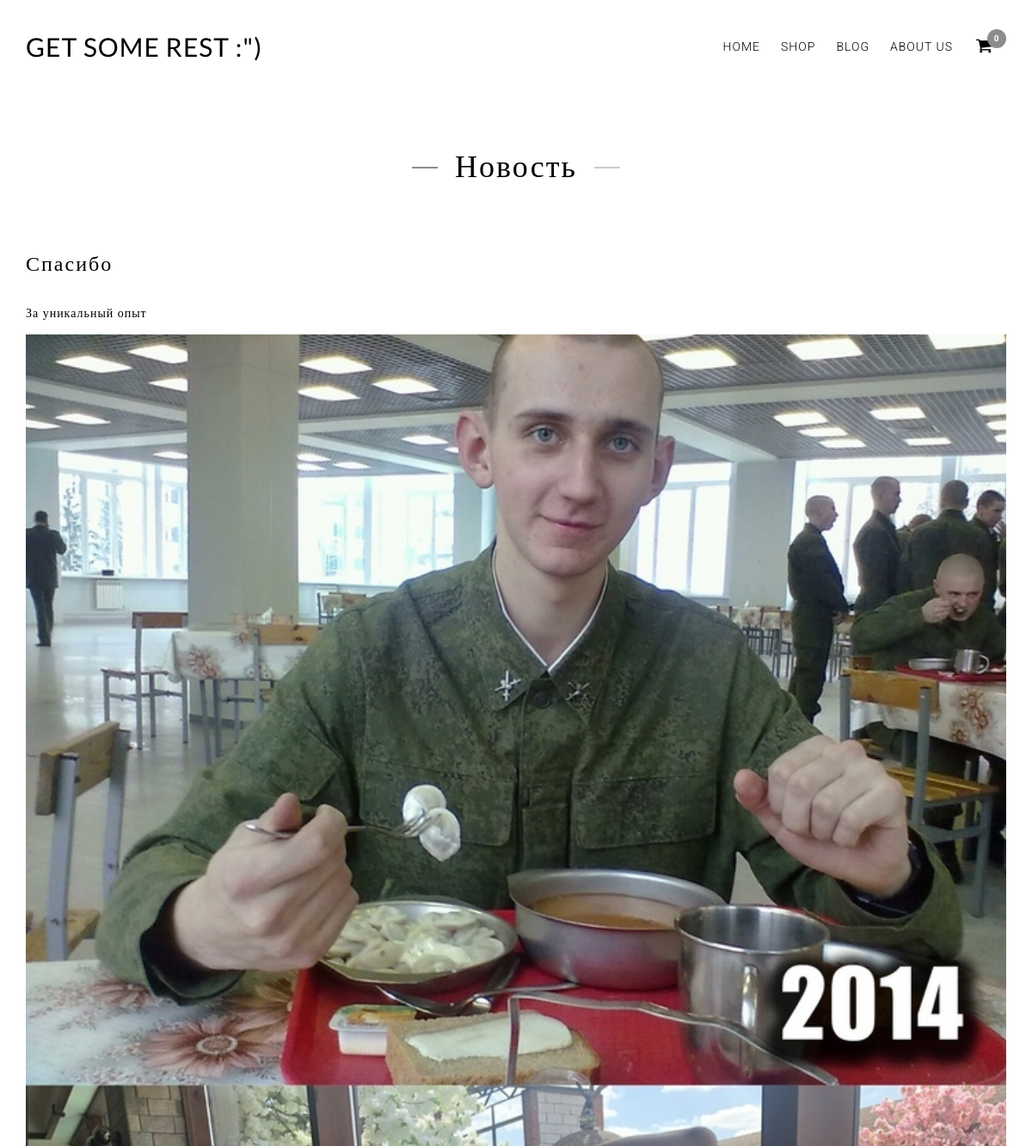
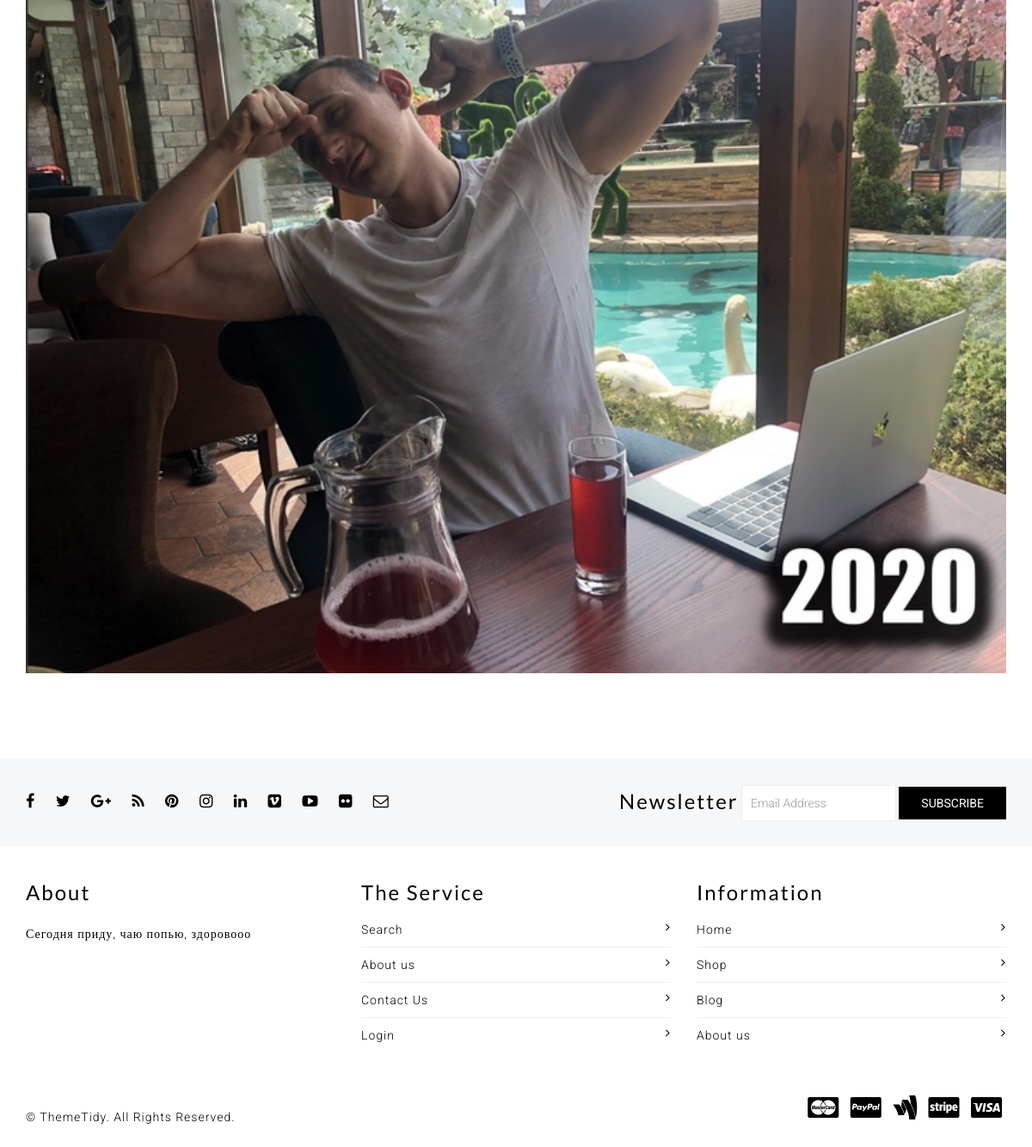
The app's page /single-blog.html?slug=unick with its own data (2 pictures, top to bottom).
### shop/models.py (models this page shows, shortened)
class News(models.Model):
    name = models.CharField(
        max_length=32,
        verbose_name='Заголовок',
        unique=True,
        blank=False,
        null=False
    )
    description = models.CharField(
        max_length=256,
        verbose_name='Текст',
        unique=True,
        blank=False,
        null=False
    )
    slug = models.SlugField(
        verbose_name='URL',
        unique= True,
        blank=False,
        null=False
    )
    image = models.ImageField(
        verbose_name='картинка',
        upload_to='loading/',
        null=True,
        blank=True
    )
    class Meta:
        verbose_name = 'Новость'
        verbose_name_plural = 'Новости'

### shop/views.py (the view)
# urls.py: path('single-blog.html', single_blog, name='single_blog'),
def single_blog(request):
    slug = request.GET.get('slug')
    news = get_object_or_404(News, slug=slug)
    return render(request, 'single-blog.html', {'news': news})

### shop/templates/single-blog.html (shortened to what this page needs)
{% load static %}
<!DOCTYPE html>
 <html class="no-js">
<head>
    <link href="{% static 'assets/bootstrap.min.css' %}" rel="stylesheet" type="text/css" media="all" />
    <link href="{% static 'assets/paira.css' %}" rel="stylesheet" type="text/css" media="all" />
    <link href="{% static 'assets/paira-typography.css' %}" rel="stylesheet" type="text/css" media="all" />
    <link href="{% static 'assets/paira-responsive.css' %}" rel="stylesheet" type="text/css" media="all" />
    <link href="{% static 'assets/font-awesome.min.css' %}" rel="stylesheet" type="text/css" media="all" />
</head>
<body>
<div class="paira-container">
    <header>
        <section class="header-top">
            <div class="container">
                <div class="row">
                    <div class="col-md-12 col-sm-12 col-xs-12">
                        <nav class="navbar navbar-default paira-mega-menu mega-menu">
                            <div class="logo-text pull-left text-uppercase">
                                <h2 class="margin-bottom-20"><a href="index.html">Get some rest :")</a></h2>
                            </div>
                            <ul class="list-inline pull-right margin-clear add-cart">
                                <li class="dropdown cart-menu-body paira-cart-menu-body">
                                    <a href="cart.html"><i class="fa fa-shopping-cart"></i> <span class="badge paira-cart-item-count">0</span></a>
                                </li>
                            </ul>
                            <div id="navbar-collapse" class="navbar-collapse collapse pull-right">
                                <ul class="nav navbar-nav">
                                    <li class="">
                                        <a href="index.html">Home</a>
                                    </li>
                                    <li class="">
                                        <a href="collection.html">Shop</a>
                                    </li>
                                    <li class="">
                                        <a href="blog.html">Blog</a>
                                    </li>
                                    <li class="">
                                        <a href="about-us.html">About us</a>
                                    </li>
                                </ul>
                            </div>
                        </nav>
                    </div>
                </div>
            </div>
        </section>
    </header>
    <main class="blog-single-page">
        <section class="blog-single-content paira-gap-2">
            <div class="container">
                <div class="row">
                    <div class="col-md-12 col-sm-12 col-xs-12 paira-gap-1">
                        <h1 class="page-header text-center margin-bottom-0">Новость</h1>
                        <article class="margin-top-40">
                            <div class="row">
                                <div class="col-md-12 col-sm-12 col-xs-12 text-capitalize">
                                    <h3 class="margin-bottom-30">{{ news.name }}</h3>
                                </div>
                            </div>
                            <div class="blog-article">
                                <p>{{ news.description }}</p>
                               <img src="{{ news.image.url }}" alt="" class="paira-product-image img-responsive margin-bottom-30" />
                            </div>
                        </article>
                    </div>
                </div>
            </div>
        </section>
    </main>
    <footer>
        <section class="footer-top">
            <div class="container">
                <div class="row">
                    <div class="col-md-6 col-sm-12 col-xs-12">
                        <ul class="list-inline margin-top-30 margin-bottom-30">
                            <li class="margin-top-10" data-toggle="tooltip" data-placement="top" title="Facebook">
                                <a href="https://www.facebook.com/themetidy" target="_blank">
                                    <i class="fa fa-facebook"></i>
                                </a>
                            </li>
                            <li class="margin-top-10" data-toggle="tooltip" data-placement="top" title="Twitter">
                                <a href="https://twitter.com/themetidy" target="_blank">
                                    <i class="fa fa-twitter"></i>
                                </a>
                            </li>
                            <li class="margin-top-10" data-toggle="tooltip" data-placement="top" title="Google Plus">
                                <a href="http://www.themetidy.com/" target="_blank">
                                    <i class="fa fa-google-plus"></i>
                                </a>
                            </li>
                            <li class="margin-top-10" data-toggle="tooltip" data-placement="top" title="Rss">
                                <a href="http://www.themetidy.com/" target="_blank">
                                    <i class="fa fa-rss"></i>
                                </a>
                            </li>
                            <li class="margin-top-10" data-toggle="tooltip" data-placement="top" title="Pinterest">
                                <a href="https://www.pinterest.com/themetidy" target="_blank">
                                    <i class="fa fa-pinterest"></i>
                                </a>
                            </li>
                            <li class="margin-top-10" data-toggle="tooltip" data-placement="top" title="Instagram">
                                <a href="https://instagram.com/themetidy" target="_blank">
                                    <i class="fa fa-instagram"></i>
                                </a>
                            </li>
                            <li class="margin-top-10" data-toggle="tooltip" data-placement="top" title="LinkedIn">
                                <a href="https://www.linkedin.com/company/themetidy" target="_blank">
                                    <i class="fa fa-linkedin"></i>
                                </a>
                            </li>
                            <li class="margin-top-10" data-toggle="tooltip" data-placement="top" title="Vimeo">
                                <a href="http://www.themetidy.com/" target="_blank">
                                    <i class="fa fa-vimeo-square"></i>
                                </a>
                            </li>
                            <li class="margin-top-10" data-toggle="tooltip" data-placement="top" title="Youtube">
                                <a href="https://www.youtube.com/user/themetidy" target="_blank">
                                    <i class="fa fa-youtube-play"></i>
                                </a>
                            </li>
                            <li class="margin-top-10" data-toggle="tooltip" data-placement="top" title="Flickr">
                                <a href="https://www.flickr.com/photos/themetidy" target="_blank">
                                    <i class="fa fa-flickr"></i>
                                </a>
                            </li>
                            <li class="margin-top-10" data-toggle="tooltip" data-placement="top" title="Contact Us">
                                <a href="mailto:support@themetidy.com" target="_blank"><i class="fa fa-envelope-o"></i></a>
                            </li>
                        </ul>
                    </div>
                    <div class="col-md-6 col-sm-12 col-xs-12 newsletter">
                        <form class="form-inline pull-right margin-top-30 margin-bottom-30" action="http://eepurl.com/b-0yt9" method="post" target="_blank" novalidate="" name="mc-embedded-subscribe-form" id="mc-embedded-subscribe-form">
                            <div class="form-group">
                                <label for="newsletter-email"><h3 class="margin-clear padding-clear pull-left">Newsletter</h3></label>
                                <input type="email" class="form-control" name="newsletter-email" id="newsletter-email" placeholder="Email Address" required>
                            </div>
                            <button type="submit" class="btn btn-default">Subscribe</button>
                        </form>
                    </div>
                </div>
            </div>
        </section>
        <section class="footer-middle paira-gap-4">
            <div class="container">
                <div class="row">
                    <div class="col-md-4 col-sm-12 col-xs-12">
                        <h3 class="paira-gap-3 margin-clear margin-bottom-20">About</h3>
                        <p>Сегодня приду, чаю попью, здоровооо</p>
                    </div>
                    <div class="col-md-4 col-sm-12 col-xs-12">
                        <h3 class="paira-gap-3 margin-clear margin-bottom-20">The Service</h3>
                        <ul class="list-unstyled footer-list-style">
                            <li><a href="search.html">Search <i class="fa fa-angle-right"></i></a></li>
                            <li><a href="about-us.html">About us <i class="fa fa-angle-right"></i></a></li>
                            <li><a href="contact-us.html">Contact Us <i class="fa fa-angle-right"></i></a></li>
                            <li><a href="login.html">Login <i class="fa fa-angle-right"></i></a></li>
                        </ul>
                    </div>
                    <div class="col-md-4 col-sm-12 col-xs-12">
                        <h3 class="paira-gap-3 margin-clear margin-bottom-20">Information</h3>
                        <ul class="list-unstyled footer-list-style">
                            <li><a href="index.html">Home <i class="fa fa-angle-right"></i></a></li>
                            <li><a href="collection.html">Shop <i class="fa fa-angle-right"></i></a></li>
                            <li><a href="blog.html">Blog <i class="fa fa-angle-right"></i></a></li>
                            <li><a href="about-us.html">About us <i class="fa fa-angle-right"></i></a></li>
                        </ul>
                    </div>
                </div>
            </div>
        </section>
        <section class="footer-bottom">
            <div class="container">
                <div class="row">
                    <div class="col-md-12 col-sm-12 col-xs-12">
                        <p class="pull-left margin-top-30 margin-bottom-20">&copy; <a href="http://www.themetidy.com/" target="_blank">ThemeTidy</a>. All Rights Reserved.</p>
                        <ul class="pull-right list-inline margin-top-20 margin-bottom-20">
                            <li><i class="fa fa-cc-mastercard fa-2x" aria-hidden="true"></i></li>
                            <li><i class="fa fa-cc-paypal fa-2x" aria-hidden="true"></i></li>
                            <li><i class="fa fa-google-wallet fa-2x" aria-hidden="true"></i></li>
                            <li><i class="fa fa-cc-stripe fa-2x" aria-hidden="true"></i></li>
                            <li><i class="fa fa-cc-visa fa-2x" aria-hidden="true"></i></li>
                        </ul>
                    </div>
                </div>
            </div>
        </section>
    </footer>
</div>
</body>
</html>

### static/assets/paira.css (style rules this page uses)
body { -webkit-font-smoothing:subpixel-antialiased!important;-moz-font-smoothing:subpixel-antialiased!important;-ms-font-smoothing:subpixel-antialiased!important;-o-font-smoothing:subpixel-antialiased!important;text-rendering:optimizeLegibility!important;-ms-text-size-adjust:100%;-webkit-text-size-adjust:100%;-webkit-overflow-scrolling:touch;-moz-overflow-scrolling:touch;-ms-overflow-scrolling:touch;-o-overflow-scrolling:touch;overflow-scrolling:touch;font-weight:300 }
label,.btn { font-weight:400 }
h1,h2,h3,h4,h5,h6,.option-switch-dropdown label { font-weight:400;letter-spacing:2px }
a,button,.btn,.product img,.collection-item img,.mega-menu .angle-down { -webkit-transition:all .25s ease-in-out;-moz-transition:all .25s ease-in-out;-ms-transition:all .25s ease-in-out;-o-transition:all .25s ease-in-out;transition:all .25s ease-in-out }
a,p,.table>thead:first-child>tr:first-child>th { letter-spacing:1px }
a:focus,input,button,.btn.focus,.btn:focus,.btn:hover { outline:none;outline-offset:0 }
a:hover,a:focus,a { text-decoration:none }
.input-group .form-control,button,.form-control { box-shadow:none }
button { border:solid 1px }
.btn-group-lg>.btn,.btn-lg,.btn,.input-group-addon,.dropdown-menu,.alert,.modal-content,.form-control,.popover-title,.navbar-default .navbar-toggle { border-radius:0 }
.page-header,.btn { text-transform:uppercase }
.margin-clear,.page-header { margin:0!important }
.padding-clear,.page-header { padding:0!important }
.paira-gap-1 { padding-top:80px!important }
.paira-gap-2 { padding-bottom:80px!important }
.paira-gap-3 { padding-top:40px!important }
.paira-gap-4 { padding-bottom:40px!important }
.margin-top-10 { margin-top:10px!important }
.margin-top-20 { margin-top:20px!important }
.margin-bottom-20,.page-header,.blog-article img { margin-bottom:20px!important }
.margin-top-30 { margin-top:30px!important }
.margin-top-40 { margin-top:40px!important }
.margin-bottom-30,.option-switch-dropdown .selector-wrapper { margin-bottom:30px!important }
.margin-bottom-0 { margin-bottom:0!important }
.padding-bottom-20,.page-header { padding-bottom:20px!important }
p { line-height:30px }
.page-header:after { border:1px solid #ccc;content:'';display:inline-block;width:30px;margin-left:20px;position:relative;top:-10px }
.page-header { border:0;text-transform:capitalize }
.page-header:before { border:1px solid #8c8c8c;content:'';display:inline-block;width:30px;margin-right:20px;position:relative;top:-10px }
.badge { border-radius:50%;padding:0;height:22px;width:22px;line-height:22px;text-align:center;margin-top:-22px;margin-left:-11px;background:#8c8c8c;font-size:10px }
.logo-text { min-height:75px }
.header-top ul.pull-right li { padding:25px 0 0 15px }
.header-top .fa { font-size:20px }
.header-top { position:relative;z-index:1;padding-top:18px }
.mega-menu { background:none;border:none;margin:0;padding:0 }
.mega-menu .nav,.mega-menu .collapse,.mega-menu .dropup,.mega-menu .dropdown { position:static }
.mega-menu .navbar-collapse { padding-left:0;padding-right:0 }
.mega-menu .navbar-nav>li>a { text-transform:uppercase;padding:26px 12px }
.newsletter .btn { padding:8px 25px }
.footer-top { background:#f6f7f9 }
.footer-top li a .fa { font-size:18px;margin:0 10px 0 0 }
.footer-top label h3 { line-height:0 }
.footer-list-style li a { width:100%;padding:10px 0;float:left;border-bottom:1px #eee solid }
.footer-list-style li a .fa { float:right }
.footer-list-style li:first-child a { padding-top:0 }
.footer-list-style li:last-child a { padding-bottom:0;border-bottom:none }
.form-control,select,.option-switch .select_options.active,.select_options,.tab-content,.blog-post-tags li a,.collection-item { border-color:#EDEDED }
.form-control { height:inherit;padding:10px }
.blog-article img { width:100% }

### static/assets/paira-typography.css (style rules this page uses)
body { color: #000; background-color: #fff; font-family: Roboto; font-size: 14px; }
h1,h2,h3,h4,h5,h6 { color: #000; font-family: Lato; }
.mega-menu .navbar-nav>li>a,a,.footer-middle .instagram-link:hover,.pagination>li>a, .pagination>li>span,.filter-product legend,.input-group-addon,.select_options { color: #000; }
.btn-default, .btn-default.disabled { color: #fff; background-color: #000; border-color: #000; }
header { color: #000; }
footer { background: #fff; color: #000; }

### records on screen
News: name "Спасибо", description "За уникальный опыт", image (picture)
